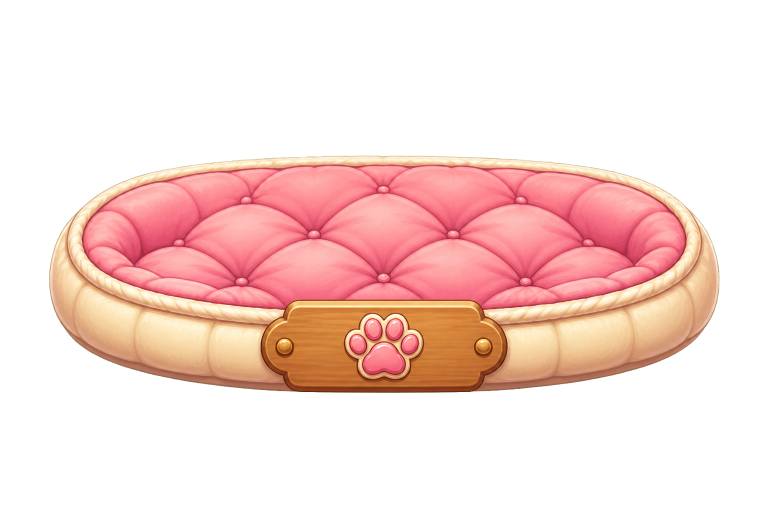
#> input picture assets/images/Bed/bed-calico.png, 1536 x 1024 px (shown at 1/2 size)
$ python pack_sprite_sheet.py ../assets/images/Bed/bed-calico.png out.png 5
#> lines starting #> are read from the running program, lines starting #| are printed output that depends on the picture; after the words box and inside, x2 and y2 are one past the last pixel; in counts of white or black regions, pixels touching at a corner belong together
#> further down, source is the input picture: PIL image 1536x1024 RGBA; mean R, G, B, A 81.6, 53, 47.6, 88.8
"""Pack separated alpha sprites into centered square frames."""

from pathlib import Path
import sys

import cv2
import numpy as np
from PIL import Image


FRAME_SIZE = 256
PADDING = 16
ALPHA_THRESHOLD = 12


def remove_border_black(image: Image.Image) -> Image.Image:
    rgba = np.array(image)
    rgb = rgba[:, :, :3]
    dark = (rgb.max(axis=2) < 45).astype(np.uint8)
    count, labels, stats, _ = cv2.connectedComponentsWithStats(dark, 8)
    border_labels = set()
    for index, (x, y, width, height, _area) in enumerate(stats):
        if index != 0 and (x == 0 or y == 0 or x + width == image.width or y + height == image.height):
            border_labels.add(index)
    background = np.isin(labels, list(border_labels))
    rgba[background, 3] = 0
    return Image.fromarray(rgba, "RGBA")


def find_sprite_boxes(image: Image.Image, frame_count: int) -> list[tuple[int, int, int, int]]:
#> called with frame_count = 5
    alpha = np.array(image.getchannel("A"))
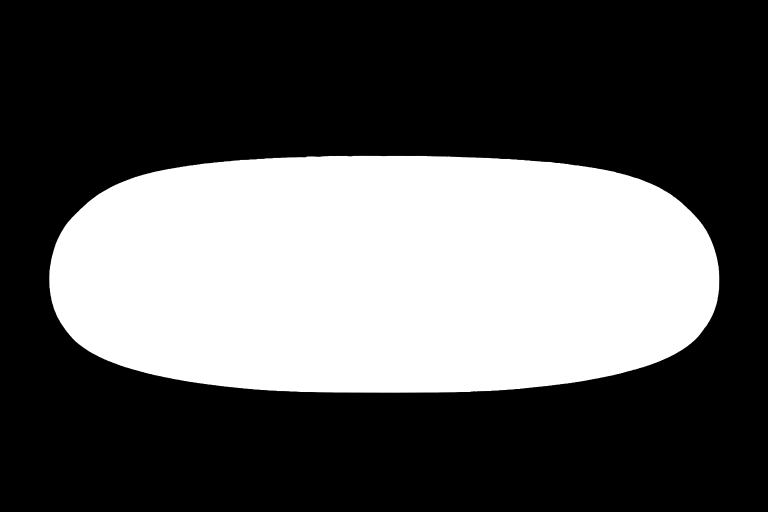
#> alpha: shape (1024, 1536) (shown at 1/2 size); min 0, max 255, mean 88.8
    mask = (alpha > ALPHA_THRESHOLD).astype(np.uint8) * 255
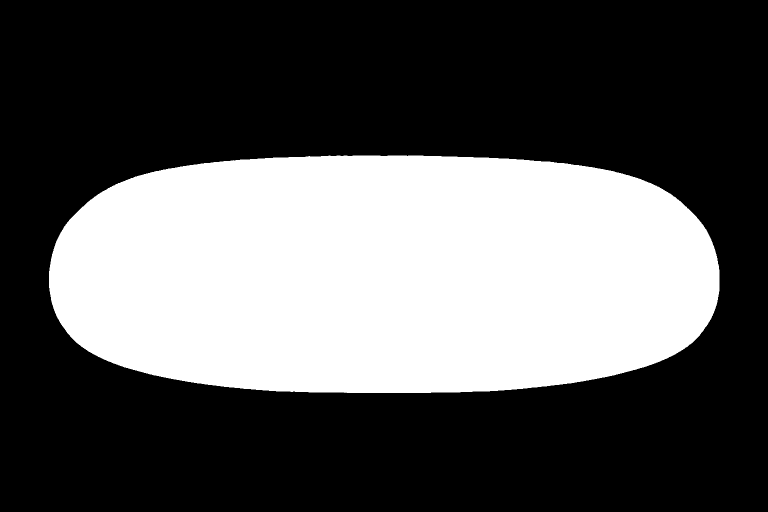
#> mask: shape (1024, 1536) (shown at 1/2 size); 35% white; 1 white region, box (x1, y1, x2, y2) and area: (98, 311, 1439, 786) 549831

    # Join small detached effects (sparkles, motion marks) to their nearby cat.
    kernel = cv2.getStructuringElement(cv2.MORPH_ELLIPSE, (3, 3))
    grouped = cv2.dilate(mask, kernel, iterations=1)
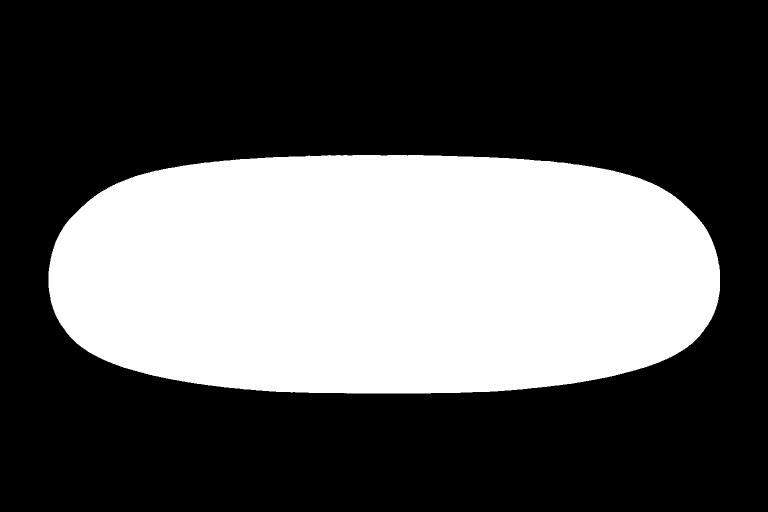
#> grouped: shape (1024, 1536) (shown at 1/2 size); 35.1% white; 1 white region, box (x1, y1, x2, y2) and area: (97, 310, 1440, 787) 552818
    grouped = cv2.morphologyEx(grouped, cv2.MORPH_CLOSE, kernel)
#> grouped: shape (1024, 1536); 35.1% white; 1 white region, box (x1, y1, x2, y2) and area: (97, 310, 1440, 787) 552819
    count, labels, stats, centroids = cv2.connectedComponentsWithStats(grouped, 8)
#> count = 2; stats = [[0, 0, 1536, 1024, 1020045], [97, 310, 1343, 477, 552819]]; centroids = [[767.1, 491.6], [768.2, 548.2]]

    candidates = []
    for index in range(1, count):
        x, y, width, height, area = stats[index]
        if area >= 3000:
            candidates.append((index, x, y, width, height, area, centroids[index]))
#> this loop made 1 pass
#> after the loop, candidates = [(1, 97, 310, 1343, 477, 552819, [768.2, 548.2])]

    if len(candidates) != frame_count:
#> (the run stopped early here; a loop or call above may not have finished)

$ run again, on assets/images/Bed/bed-orange.png
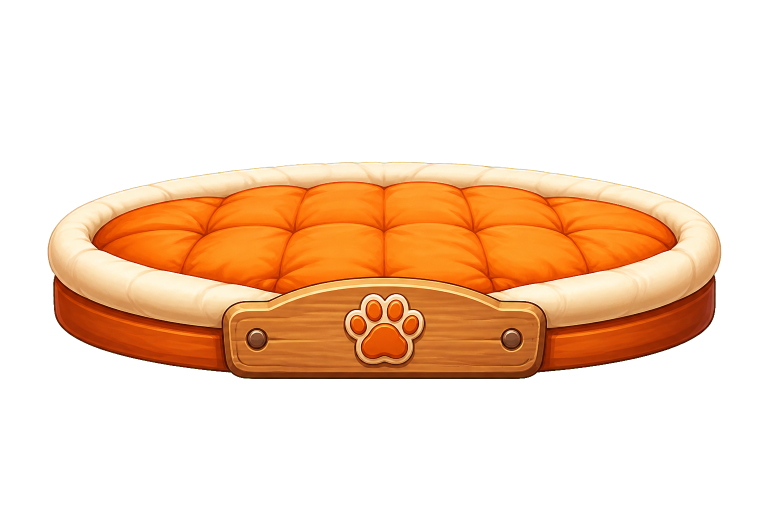
#> input picture assets/images/Bed/bed-orange.png, 1536 x 1024 px (shown at 1/2 size)
#> source is the input picture: PIL image 1536x1024 RGBA; mean R, G, B, A 71.5, 43.2, 20.5, 81.2
#> in find_sprite_boxes, `alpha = np.array(image.getchannel("A"))`:
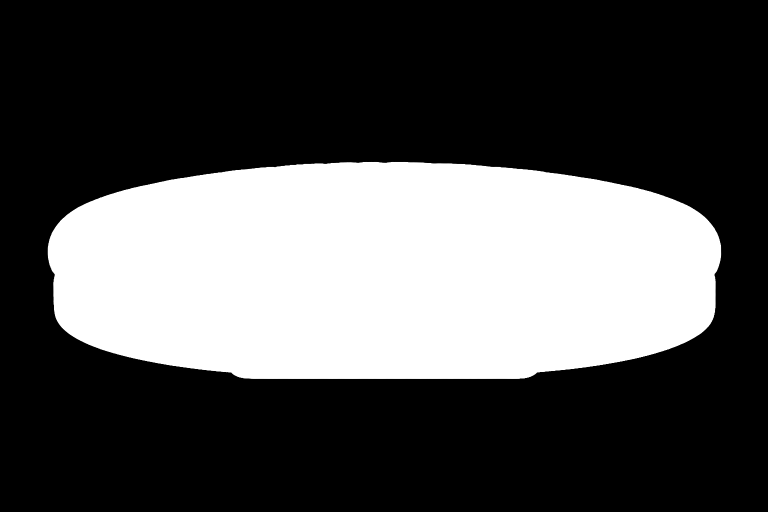
#> alpha: shape (1024, 1536) (shown at 1/2 size); min 0, max 255, mean 81.2
#> mask: shape (1024, 1536); 31.9% white; 1 white region, box (x1, y1, x2, y2) and area: (95, 323, 1443, 758) 502280
#> in find_sprite_boxes, `grouped = cv2.dilate(mask, kernel, iterations=1)`:
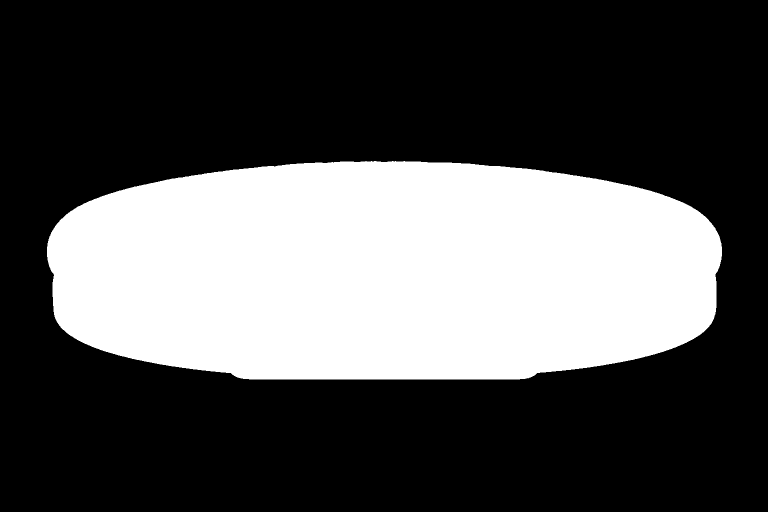
#> grouped: shape (1024, 1536) (shown at 1/2 size); 32.1% white; 1 white region, box (x1, y1, x2, y2) and area: (94, 322, 1444, 759) 505301
#> count = 2; stats = [[0, 0, 1536, 1024, 1067563], [94, 322, 1350, 437, 505301]]; centroids = [[767, 496.2], [768.6, 543.8]]
#> the loop in find_sprite_boxes, `for index in range(1, count):` made 1 pass
#> after the loop in find_sprite_boxes, `for index in range(1, count):`: candidates = [(1, 94, 322, 1350, 437, 505301, [768.6, 543.8])]
